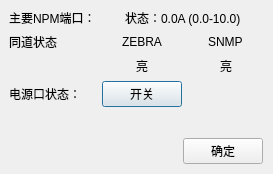
<?xml version="1.0" encoding="UTF-8"?>
<ui version="4.0">
 <class>DialogRemoveCabinetDevice</class>
 <widget class="QDialog" name="DialogRemoveCabinetDevice">
  <property name="geometry">
   <rect>
    <x>0</x>
    <y>0</y>
    <width>273</width>
    <height>162</height>
   </rect>
  </property>
  <property name="windowTitle">
   <string>确认信息</string>
  </property>
  <layout class="QVBoxLayout" name="verticalLayout_2">
   <property name="leftMargin">
    <number>0</number>
   </property>
   <property name="topMargin">
    <number>0</number>
   </property>
   <property name="rightMargin">
    <number>0</number>
   </property>
   <property name="bottomMargin">
    <number>0</number>
   </property>
   <item>
    <widget class="QWidget" name="widget_white" native="true">
     <layout class="QVBoxLayout" name="verticalLayout">
      <item>
       <layout class="QGridLayout" name="gridLayout">
        <item row="0" column="0">
         <widget class="QLabel" name="label_npmPort">
          <property name="text">
           <string>主要NPM端口：</string>
          </property>
         </widget>
        </item>
        <item row="0" column="1" colspan="2" alignment="Qt::AlignHCenter">
         <widget class="QLabel" name="label_portState">
          <property name="text">
           <string>状态：0.0A (0.0-10.0)</string>
          </property>
         </widget>
        </item>
        <item row="1" column="0">
         <widget class="QLabel" name="label_channelState">
          <property name="text">
           <string>同道状态</string>
          </property>
         </widget>
        </item>
        <item row="1" column="1" alignment="Qt::AlignHCenter">
         <widget class="QLabel" name="label_zebraState">
          <property name="text">
           <string>ZEBRA</string>
          </property>
         </widget>
        </item>
        <item row="1" column="2" alignment="Qt::AlignHCenter">
         <widget class="QLabel" name="label_snmpState">
          <property name="text">
           <string>SNMP</string>
          </property>
         </widget>
        </item>
        <item row="2" column="1" alignment="Qt::AlignHCenter">
         <widget class="QLabel" name="label_zebraIcon">
          <property name="text">
           <string>亮</string>
          </property>
         </widget>
        </item>
        <item row="2" column="2" alignment="Qt::AlignHCenter">
         <widget class="QLabel" name="label_snmpIcon">
          <property name="text">
           <string>亮</string>
          </property>
         </widget>
        </item>
        <item row="3" column="0">
         <widget class="QLabel" name="label_powerState">
          <property name="text">
           <string>电源口状态：</string>
          </property>
         </widget>
        </item>
        <item row="3" column="1">
         <widget class="QPushButton" name="pushButton_switchPower">
          <property name="text">
           <string>开关</string>
          </property>
         </widget>
        </item>
       </layout>
      </item>
      <item>
       <widget class="QWidget" name="widget_verify" native="true"/>
      </item>
     </layout>
    </widget>
   </item>
   <item>
    <layout class="QHBoxLayout" name="horizontalLayout">
     <property name="leftMargin">
      <number>10</number>
     </property>
     <property name="topMargin">
      <number>10</number>
     </property>
     <property name="rightMargin">
      <number>10</number>
     </property>
     <property name="bottomMargin">
      <number>10</number>
     </property>
     <item>
      <spacer name="horizontalSpacer">
       <property name="orientation">
        <enum>Qt::Horizontal</enum>
       </property>
       <property name="sizeHint" stdset="0">
        <size>
         <width>40</width>
         <height>20</height>
        </size>
       </property>
      </spacer>
     </item>
     <item>
      <widget class="QPushButton" name="pushButton_ok">
       <property name="text">
        <string>确定</string>
       </property>
      </widget>
     </item>
    </layout>
   </item>
  </layout>
 </widget>
 <resources/>
 <connections/>
</ui>
